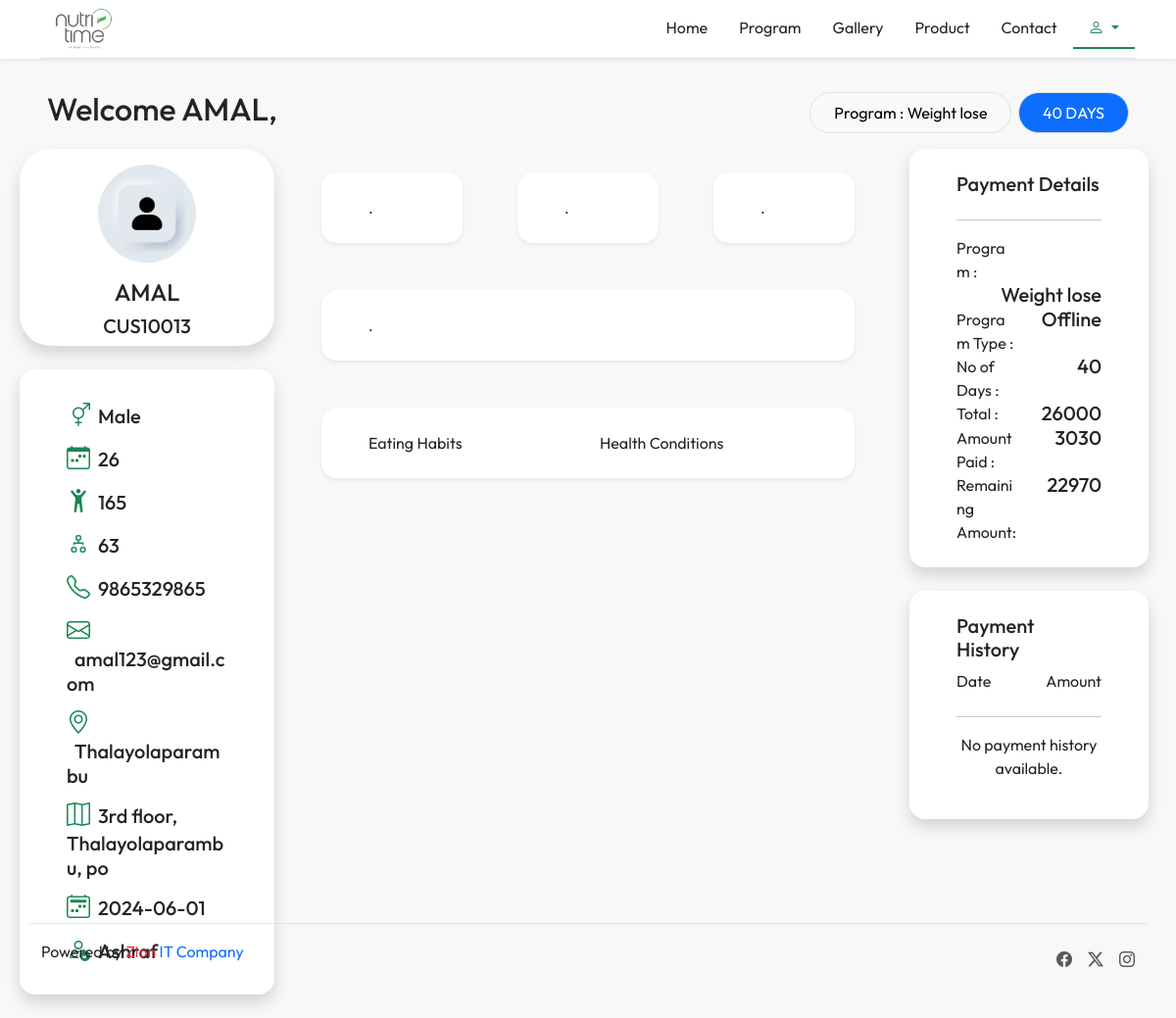
The page /User/pages/profile.php (signed in) on the database as committed earlier.
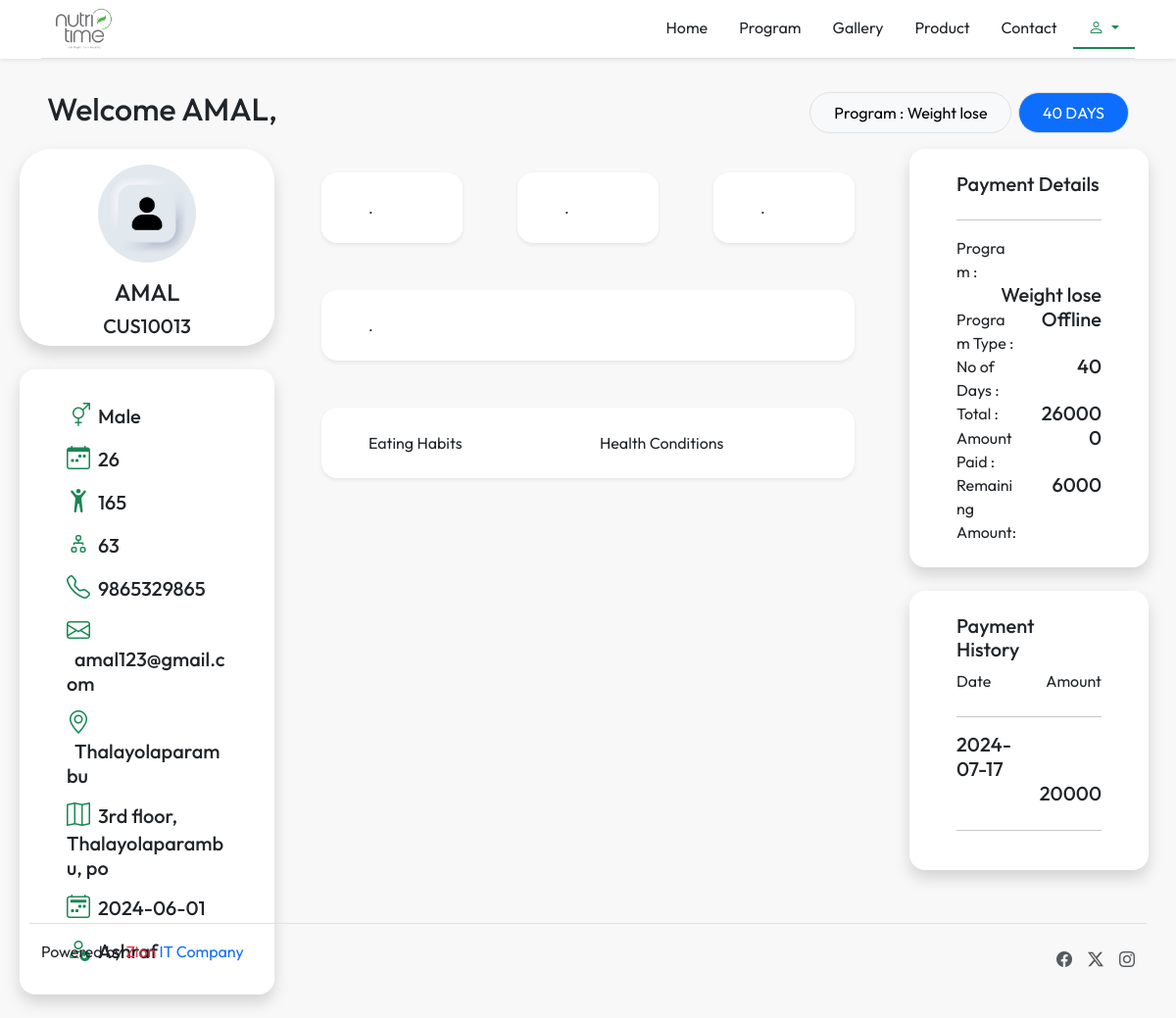
The same page on the database as committed later.
### tables this page shows
CREATE TABLE `customer` (
  `cust_id` int(11) NOT NULL,
  `cust_code` varchar(50) NOT NULL,
  `cust_name` varchar(100) NOT NULL,
  `cust_phno` varchar(20) NOT NULL,
  `cust_invited` varchar(50) NOT NULL,
  `cust_age` varchar(10) NOT NULL,
  `cust_bodyage` varchar(10) NOT NULL,
  `cust_gender` varchar(25) NOT NULL,
  `cust_email` varchar(50) NOT NULL,
  `cust_password` varchar(50) NOT NULL,
  `cust_doj` varchar(50) NOT NULL,
  `cust_city` varchar(50) NOT NULL,
  `cust_address` varchar(100) NOT NULL,
  `cust_height` varchar(10) NOT NULL,
  `cust_weight` varchar(10) NOT NULL,
  `cust_idleweight` varchar(10) NOT NULL,
  `cust_fat` varchar(10) NOT NULL,
  `cust_vcf` varchar(50) NOT NULL,
  `cust_bmr` varchar(10) NOT NULL,
  `cust_bmi` varchar(10) NOT NULL,
  `cust_bmidate` varchar(100) NOT NULL,
  `cust_mm` varchar(10) NOT NULL,
  `cust_tsf` varchar(10) NOT NULL,
  `cust_waketime` varchar(10) NOT NULL,
  `cust_tea` varchar(50) NOT NULL,
  `cust_breakfast` varchar(100) NOT NULL,
  `cust_lunch` varchar(100) NOT NULL,
  `cust_snack` varchar(100) NOT NULL,
  `cust_dinner` varchar(100) NOT NULL,
  `cust_veg_nonveg` varchar(50) NOT NULL,
  `cust_waterintake` varchar(10) NOT NULL,
  `cust_cond1` varchar(100) NOT NULL,
  `cust_cond2` varchar(100) NOT NULL,
  `cust_cond3` varchar(100) NOT NULL,
  `cust_cond4` varchar(100) NOT NULL,
  `cust_cond5` varchar(100) NOT NULL,
  `cust_cond6` varchar(100) NOT NULL,
  `cust_cond7` varchar(100) NOT NULL,
  `cust_cond8` varchar(100) NOT NULL,
  `cust_prg` varchar(50) NOT NULL,
  `cust_prgtype` varchar(20) NOT NULL,
  `cust_noday` varchar(10) NOT NULL,
  `cust_total` varchar(20) NOT NULL,
  `cust_paid` varchar(20) DEFAULT NULL,
  `cust_paiddate` varchar(100) NOT NULL,
  `cust_remain` varchar(10) DEFAULT NULL,
  `cust_date` varchar(100) NOT NULL
);

CREATE TABLE `pay_history` (
  `pay_id` int(11) NOT NULL,
  `cust_id` int(10) NOT NULL,
  `cust_code` varchar(50) NOT NULL,
  `cust_name` varchar(100) NOT NULL,
  `cust_paid` varchar(20) NOT NULL,
  `cust_paiddate` varchar(25) NOT NULL
);

### User/pages/profile.php (the view, shortened to what this page needs)
<?php
include './connect.php';
$email = $_SESSION["email"];
$query = "SELECT `cust_id`, `cust_code`, `cust_name`, `cust_phno`, `cust_invited`, `cust_age`, `cust_bodyage`, `cust_gender`, `cust_email`, `cust_password`, `cust_doj`, `cust_city`, `cust_address`, `cust_height`, `cust_weight`, `cust_idleweight`, `cust_fat`, `cust_vcf`, `cust_bmr`, `cust_bmi`, `cust_bmidate`, `cust_mm`, `cust_tsf`, `cust_waketime`, `cust_tea`, `cust_breakfast`, `cust_lunch`, `cust_snack`, `cust_dinner`, `cust_veg_nonveg`, `cust_waterintake`, `cust_cond1`, `cust_cond2`, `cust_cond3`, `cust_cond4`, `cust_cond5`, `cust_cond6`, `cust_cond7`, `cust_cond8`, `cust_prg`, `cust_prgtype`, `cust_noday`, `cust_total`, `cust_paid`, `cust_paiddate`, `cust_remain`, `cust_date`
FROM `customer`
WHERE `cust_email` = ?";
$stmt = $conn->prepare($query);
$stmt->bind_param("s", $email);
$stmt->execute();
$result = $stmt->get_result();
$user = $result->fetch_assoc();
$cust_id = $user['cust_id'];
$query_payments = "SELECT `pay_id`, `cust_id`, `cust_code`, `cust_name`, `cust_paid`, `cust_paiddate` FROM `pay_history` WHERE `cust_id` = ?";
$stmt_payments = $conn->prepare($query_payments);
$stmt_payments->bind_param("i", $cust_id);
$stmt_payments->execute();
$result_payments = $stmt_payments->get_result();
$payment_history = [];
while ($row = $result_payments->fetch_assoc()) {
  $payment_history[] = $row;
}
?>
<!DOCTYPE html>
<html lang="en">
<head>
  <link rel="stylesheet" href="https://cdn.jsdelivr.net/npm/bootstrap@5.3.2/dist/css/bootstrap.min.css">
  <link rel="stylesheet" href="https://cdn.jsdelivr.net/npm/bootstrap-icons@1.11.3/font/bootstrap-icons.min.css">
  <link href='https://unpkg.com/boxicons@2.1.1/css/boxicons.min.css' rel='stylesheet'>
</head>
<body>
  <div class="container-fluid bg-white shadow-sm">
    <div class="container">
      <header class="d-flex flex-wrap justify-content-center py-2 mb-4 border-bottom">
        <a href="/" class="d-flex align-items-center mb-3 mb-md-0 me-md-auto link-body-emphasis text-decoration-none">
          <img src="../images/icon.png" class="icon1 me-2" width="90">
        </a>
        <ul class="nav">
          <li class="nav-item"><a href="./index2.php" class="nav-link text-dark">Home</a></li>
          <li class="nav-item"><a href="./program2.php" class="nav-link text-dark">Program</a></li>
          <li class="nav-item"><a href="./gallery2.php" class="nav-link text-dark">Gallery</a></li>
          <li class="nav-item"><a href="./product2.php" class="nav-link text-dark">Product</a></li>
          <li class="nav-item"><a href="./contact2.php" class="nav-link text-dark">Contact</a></li>
          <li class="nav-item dropdown">
            <a href="#" class="nav-link dropdown-toggle text-success border-bottom border-2 border-success" id="profileDropdown" role="button" data-bs-toggle="dropdown" aria-expanded="false">
              <i class="bi bi-person" width="24" height="24"></i>
            </a>
          </li>
        </ul>
      </header>
    </div>
  </div>
  <div class="container-fluid px-5">
    <div class="row justify-content-between">
      <div class="col-lg col-md col-sm col-6 text-start h2 py-2 capitalize">Welcome <?php echo strtoupper(htmlspecialchars($user['cust_name'])); ?>,</div>
      <div class="col-lg col-md col-sm col-12 text-end h2 py-2">
        <button class="btn btn-light border border-1 rounded-5 px-4 p-2">Program : <?php echo htmlspecialchars($user['cust_prg']); ?></button>
        <button class="btn btn-primary border border-1 rounded-5 px-4 p-2"><?php echo htmlspecialchars($user['cust_noday']); ?> DAYS</button>
      </div>
    </div>
  </div>
  <div class="container-fluid">
    <div class="row">
      <div class="col-lg-3 col-md-6 col-sm-12 col-12 text-white">
        <div class="card rounded-5 mx-2 my-0 border-0 shadow">
          <img src="../images/profile.jpg" class="rounded-circle mx-auto py-3 d-block" alt="" width="100">
          <h4 class="text-center"><?php echo strtoupper(htmlspecialchars($user['cust_name'])); ?></h4>
          <h5 class="text-center"><?php echo htmlspecialchars($user['cust_code']); ?></h5>
        </div>
        <div class="card rounded-4 px-5 p-4 mx-2 my-4 border-0 shadow">
          <span class="py-1"><i class="bi bi-gender-ambiguous text-success" style="font-size: 1.5rem;"></i><span class="h5 mx-2"><?php echo htmlspecialchars($user['cust_gender']); ?></span></span>
          <span class="py-1"><i class="bi bi-calendar-week text-success" style="font-size: 1.5rem;"></i><span class="h5 mx-2"><?php echo htmlspecialchars($user['cust_age']); ?></span></span>
          <span class="py-1"><i class="bi bi-person-arms-up text-success" style="font-size: 1.5rem;"></i><span class="h5 mx-2"><?php echo htmlspecialchars($user['cust_height']); ?></span></span>
          <span class="py-1"><i class="bi bi-diagram-2 text-success" style="font-size: 1.5rem;"></i><span class="h5 mx-2"><?php echo htmlspecialchars($user['cust_weight']); ?></span></span>
          <span class="py-1"><i class="bi bi-telephone text-success" style="font-size: 1.5rem;"></i><span class="h5 mx-2"><?php echo htmlspecialchars($user['cust_phno']); ?></span></span>
          <span class="py-1"><i class="bi bi-envelope text-success" style="font-size: 1.5rem;"></i><span class="h5 mx-2"><?php echo htmlspecialchars($user['cust_email']); ?></span></span>
          <span class="py-1"><i class="bi bi-geo-alt text-success" style="font-size: 1.5rem;"></i><span class="h5 mx-2"><?php echo htmlspecialchars($user['cust_city']); ?></span></span>
          <span class="py-1"><i class="bi bi-map text-success" style="font-size: 1.5rem;"></i><span class="h5 mx-2"><?php echo htmlspecialchars($user['cust_address']); ?></span></span>
          <span class="py-1"><i class="bi bi-calendar2-week text-success" style="font-size: 1.5rem;"></i><span class="h5 mx-2"><?php echo htmlspecialchars($user['cust_doj']); ?></span></span>
          <span class="py-1"><i class="bi bi-person-check text-success" style="font-size: 1.5rem;"></i><span class="h5 mx-2"><?php echo htmlspecialchars($user['cust_invited']); ?></span></span>
        </div>
      </div>
      <div class="col-lg col-md-6 col-sm-12 col-12">
        <div class="row">
          <div class="col-lg col-md-6 col-sm col">
            <div class="card rounded-4 px-5 p-4 mx-3 my-4 border-0 shadow-sm"> .</div>
          </div>
          <div class="col-lg col-md-6 col-sm col">
            <div class="card rounded-4 px-5 p-4 mx-3 my-4 border-0 shadow-sm"> .</div>
          </div>
          <div class="col-lg col-md-12 col-sm col">
            <div class="card rounded-4 px-5 p-4 mx-3 my-4 border-0 shadow-sm"> .</div>
          </div>
        </div>
        <div class="row">
          <div class="col-lg col-md col-sm col">
            <div class="card rounded-4 px-5 p-4 mx-3 my-4 border-0 shadow-sm"> .</div>
          </div>
        </div>
        <div class="row">
          <div class="col-lg col-md col-sm col">
            <div class="card rounded-4 px-5 p-4 mx-3 my-4 border-0 shadow-sm">
              <div class="row">
                <div class="col-lg col-md col-sm col">Eating Habits</div>
                <div class="col-lg col-md col-sm col">Health Conditions</div>
              </div>
            </div>
          </div>
        </div>
      </div>
      <div class="col-lg-3 col-md col-sm col">
        <div class="card rounded-4 px-5 p-4 mx-3 my-0 border-0 shadow">
          <h5>Payment Details</h5>
          <hr>
          <div class="row">
            <div class="col-6 text-start">Program :</div>
            <div class="col text-end"><span class="h5"><?php echo htmlspecialchars($user['cust_prg']); ?></span></div>
          </div>
          <div class="row">
            <div class="col-6 text-start">Program Type :</div>
            <div class="col text-end"><span class="h5"><?php echo htmlspecialchars($user['cust_prgtype']); ?></span></div>
          </div>
          <div class="row">
            <div class="col-6 text-start">No of Days :</div>
            <div class="col text-end"><span class="h5"><?php echo htmlspecialchars($user['cust_noday']); ?></span></div>
          </div>
          <div class="row">
            <div class="col-6 text-start">Total :</div>
            <div class="col text-end"><span class="h5"><?php echo htmlspecialchars($user['cust_total']); ?></span></div>
          </div>
          <div class="row">
            <div class="col-6 text-start">Amount Paid :</div>
            <div class="col text-end"><span class="h5"><?php echo htmlspecialchars($user['cust_paid']); ?></span></div>
          </div>
          <div class="row">
            <div class="col-6 text-start">Remaining Amount:</div>
            <div class="col text-end"><span class="h5"><?php echo htmlspecialchars($user['cust_remain']); ?></span></div>
          </div>
        </div>
        <div class="card rounded-4 px-5 p-4 mx-3 my-4 border-0 shadow">
          <h5>Payment History</h5>
          <div class="row mb-2">
            <div class="col-6 text-start">Date</div>
            <div class="col text-end">Amount</div>
          </div>
          <hr>
          <?php if (!empty($payment_history)) : ?>
            <?php foreach ($payment_history as $payment) : ?>
              <div class="row mb-2">
                <div class="col-6 text-start"><span class="h5"><span class="h5"><?php echo htmlspecialchars($payment['cust_paiddate']); ?></span></span></div>
                <div class="col text-end"><span class="h5"><?php echo htmlspecialchars($payment['cust_paid']); ?></div>
              </div>
              <hr>
            <?php endforeach; ?>
          <?php else : ?>
            <p class="text-center">No payment history available.</p>
          <?php endif; ?>
        </div>
      </div>
    </div>
  </div>
  <footer class="d-flex container flex-wrap fixed-bottom justify-content-between align-items-center py-3 my-4 border-top">
    <div class="col-md-4 d-flex align-items-center">
      <p>Powered by <a href="https://zionitedu.com/" class="text-decoration-none"><span class="text-danger">Zion</span> IT Company</a></p>
    </div>
    <ul class="nav col-md-4 justify-content-end list-unstyled d-flex">
      <li class="ms-3"><a class="text-body-secondary" href="#"><i class="bi bi-facebook" width="24" height="24"></i></a></li>
      <li class="ms-3"><a class="text-body-secondary" href="#"><i class="bi bi-twitter-x" width="24" height="24"></i></a></li>
      <li class="ms-3"><a class="text-body-secondary" target="_blank" href="https://www.instagram.com/nutritimenutritionclub/"><i class="bi bi-instagram" width="24" height="24"></i></a></li>
    </ul>
  </footer>
</body>
</html>

### User/pages/profile.php (style rules this page uses)
body { background-color: rgb(248, 248, 248); font-family: "Outfit", sans-serif; }

Rows that differ between the two databases and show on the page:
changed customer "AMAL": cust_paid "3030" → "0"; cust_remain "22970" → "6000"
now on this page (row edited): pay_history: cust_paiddate "2024-07-17", cust_paid "20000"
Other text that changed with them:
text no longer shown: "No payment history available."
